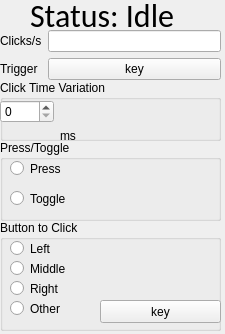
<?xml version="1.0" encoding="UTF-8"?>
<ui version="4.0">
 <class>AutoClicker</class>
 <widget class="QWidget" name="AutoClicker">
  <property name="geometry">
   <rect>
    <x>0</x>
    <y>0</y>
    <width>225</width>
    <height>334</height>
   </rect>
  </property>
  <property name="windowTitle">
   <string>AutoClciker</string>
  </property>
  <widget class="QLabel" name="click_status">
   <property name="geometry">
    <rect>
     <x>30</x>
     <y>0</y>
     <width>161</width>
     <height>31</height>
    </rect>
   </property>
   <property name="font">
    <font>
     <family>Calibri</family>
     <pointsize>24</pointsize>
    </font>
   </property>
   <property name="text">
    <string>Status: Idle</string>
   </property>
  </widget>
  <widget class="QWidget" name="formLayoutWidget">
   <property name="geometry">
    <rect>
     <x>0</x>
     <y>30</y>
     <width>221</width>
     <height>51</height>
    </rect>
   </property>
   <layout class="QFormLayout" name="first_settings">
    <item row="0" column="0">
     <widget class="QLabel" name="cps_label">
      <property name="text">
       <string>Clicks/s</string>
      </property>
     </widget>
    </item>
    <item row="0" column="1">
     <widget class="QLineEdit" name="cps_input"/>
    </item>
    <item row="1" column="0">
     <widget class="QLabel" name="trigger_label">
      <property name="text">
       <string>Trigger</string>
      </property>
     </widget>
    </item>
    <item row="1" column="1">
     <widget class="QPushButton" name="trigger_input">
      <property name="text">
       <string>key</string>
      </property>
     </widget>
    </item>
   </layout>
  </widget>
  <widget class="QGroupBox" name="press_toggle_group">
   <property name="geometry">
    <rect>
     <x>0</x>
     <y>140</y>
     <width>221</width>
     <height>81</height>
    </rect>
   </property>
   <property name="title">
    <string>Press/Toggle</string>
   </property>
   <widget class="QRadioButton" name="press_button">
    <property name="geometry">
     <rect>
      <x>10</x>
      <y>20</y>
      <width>82</width>
      <height>17</height>
     </rect>
    </property>
    <property name="text">
     <string>Press</string>
    </property>
   </widget>
   <widget class="QRadioButton" name="toggle_button">
    <property name="geometry">
     <rect>
      <x>10</x>
      <y>50</y>
      <width>82</width>
      <height>17</height>
     </rect>
    </property>
    <property name="text">
     <string>Toggle</string>
    </property>
   </widget>
  </widget>
  <widget class="QGroupBox" name="button_to_click_group">
   <property name="geometry">
    <rect>
     <x>0</x>
     <y>220</y>
     <width>221</width>
     <height>111</height>
    </rect>
   </property>
   <property name="title">
    <string>Button to Click</string>
   </property>
   <widget class="QRadioButton" name="left_click_button">
    <property name="geometry">
     <rect>
      <x>10</x>
      <y>20</y>
      <width>82</width>
      <height>17</height>
     </rect>
    </property>
    <property name="text">
     <string>Left</string>
    </property>
   </widget>
   <widget class="QRadioButton" name="middle_click_button">
    <property name="geometry">
     <rect>
      <x>10</x>
      <y>40</y>
      <width>82</width>
      <height>17</height>
     </rect>
    </property>
    <property name="text">
     <string>Middle</string>
    </property>
   </widget>
   <widget class="QRadioButton" name="right_click_button">
    <property name="geometry">
     <rect>
      <x>10</x>
      <y>60</y>
      <width>82</width>
      <height>17</height>
     </rect>
    </property>
    <property name="text">
     <string>Right</string>
    </property>
   </widget>
   <widget class="QRadioButton" name="other_key_button">
    <property name="geometry">
     <rect>
      <x>10</x>
      <y>80</y>
      <width>82</width>
      <height>17</height>
     </rect>
    </property>
    <property name="text">
     <string>Other</string>
    </property>
   </widget>
   <widget class="QPushButton" name="other_key_input">
    <property name="geometry">
     <rect>
      <x>100</x>
      <y>80</y>
      <width>121</width>
      <height>23</height>
     </rect>
    </property>
    <property name="text">
     <string>key</string>
    </property>
   </widget>
  </widget>
  <widget class="QGroupBox" name="click_variation_group">
   <property name="geometry">
    <rect>
     <x>0</x>
     <y>80</y>
     <width>221</width>
     <height>61</height>
    </rect>
   </property>
   <property name="title">
    <string>Click Time Variation</string>
   </property>
   <widget class="QWidget" name="formLayoutWidget_2">
    <property name="geometry">
     <rect>
      <x>0</x>
      <y>20</y>
      <width>221</width>
      <height>48</height>
     </rect>
    </property>
    <layout class="QFormLayout" name="formLayout">
     <item row="1" column="1">
      <widget class="QLabel" name="time_variation_label">
       <property name="text">
        <string>ms</string>
       </property>
      </widget>
     </item>
     <item row="0" column="0">
      <widget class="QSpinBox" name="time_variation">
       <property name="maximum">
        <number>1000</number>
       </property>
      </widget>
     </item>
    </layout>
   </widget>
  </widget>
 </widget>
 <resources/>
 <connections/>
</ui>
